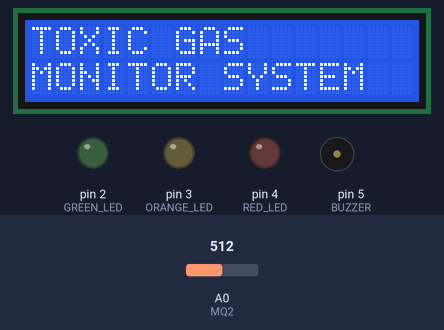
Recording of a sketch running on a simulated Arduino Nano, built with avr-gcc and run on an emulated ATmega328P. Parts: 16×2 character LCD, output pins drawn as LEDs (lit = HIGH), buzzer (waves = sounding, pin HIGH). The test bench sets the inputs (shaded band); at power-on: A0 (MQ2) = 512. The modem accepts every AT command (registered, SIM ready, sends succeed) and sends nothing else; what the sketch prints to the serial monitor is not drawn.

Above: at 0.1 s.
At 2.2 s:
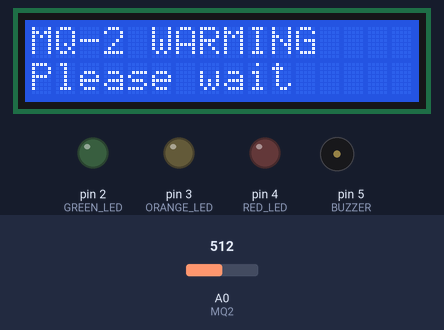
At 12.2 s:
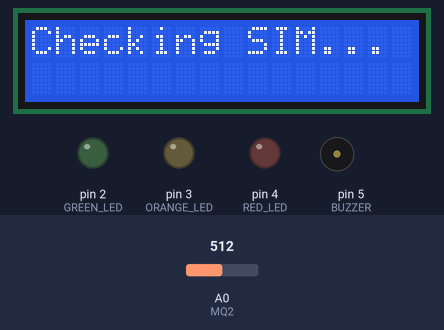
At 17.5 s:
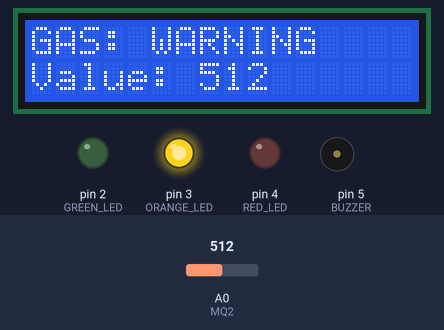
Timing chart, 0 to 40.0 s (numbered marks = the images above):
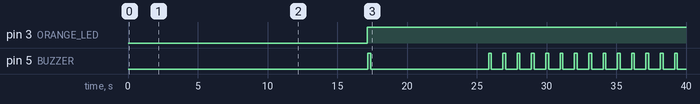

The sketch:

Gas_Detection_Code.ino
```cpp
#include <Wire.h>
#include <LiquidCrystal_I2C.h>
#include <SoftwareSerial.h>

// ==========================================
// LCD
// ==========================================
LiquidCrystal_I2C lcd(0x27, 16, 2);

// ==========================================
// MQ-2
// ==========================================
#define MQ2 A0

// ==========================================
// LEDs
// ==========================================
#define GREEN_LED 2
#define ORANGE_LED 3
#define RED_LED 4

// ==========================================
// BUZZER
// ==========================================
#define BUZZER 5

// ==========================================
// SIM800L
// SIM800L TX -> Nano D6
// SIM800L RX -> Nano D7
// ==========================================
SoftwareSerial sim800(6, 7);

// ==========================================
// PHONE NUMBER
// ==========================================
const char PHONE_NUMBER[] = "YOUR_PHONE_NUMBER";

// ==========================================
// GAS THRESHOLDS
// ==========================================
#define WARNING_LEVEL 300
#define DANGER_LEVEL 600

// ==========================================
// SMS FLAGS
// ==========================================
bool warningSent = false;
bool dangerSent = false;


// ==========================================
// SETUP
// ==========================================
void setup()
{
  Serial.begin(9600);
  sim800.begin(9600);

  // LED pins
  pinMode(GREEN_LED, OUTPUT);
  pinMode(ORANGE_LED, OUTPUT);
  pinMode(RED_LED, OUTPUT);

  // Buzzer
  pinMode(BUZZER, OUTPUT);

  // Turn everything OFF
  digitalWrite(GREEN_LED, LOW);
  digitalWrite(ORANGE_LED, LOW);
  digitalWrite(RED_LED, LOW);
  digitalWrite(BUZZER, LOW);

  // ========================================
  // LCD START
  // ========================================
  lcd.begin(16, 2);
  lcd.backlight();
  lcd.clear();

  lcd.setCursor(0, 0);
  lcd.print("TOXIC GAS");
  lcd.setCursor(0, 1);
  lcd.print("MONITOR SYSTEM");

  delay(2000);

  // ========================================
  // MQ-2 WARMING
  // ========================================
  lcd.clear();
  lcd.setCursor(0, 0);
  lcd.print("MQ-2 WARMING");
  lcd.setCursor(0, 1);
  lcd.print("Please wait");

  delay(10000);

  // ========================================
  // CHECK SIM800L
  // ========================================
  lcd.clear();
  lcd.setCursor(0, 0);
  lcd.print("Checking SIM...");

  if (checkSIM())
  {
    lcd.clear();
    lcd.setCursor(0, 0);
    lcd.print("SIM CONNECTED");
    lcd.setCursor(0, 1);
    lcd.print("SYSTEM READY");
  }
  else
  {
    lcd.clear();
    lcd.setCursor(0, 0);
    lcd.print("SIM ERROR");
    lcd.setCursor(0, 1);
    lcd.print("Check Wiring");
  }

  delay(2000);
  lcd.clear();
}


// ==========================================
// MAIN LOOP
// ==========================================
void loop()
{
  // Read REAL MQ-2 value
  int gasValue = analogRead(MQ2);

  // Serial Monitor
  Serial.print("MQ-2 Value: ");
  Serial.println(gasValue);


  // ========================================
  // SAFE
  // ========================================
  if (gasValue < WARNING_LEVEL)
  {
    digitalWrite(GREEN_LED, HIGH);
    digitalWrite(ORANGE_LED, LOW);
    digitalWrite(RED_LED, LOW);
    digitalWrite(BUZZER, LOW);

    lcd.clear();

    lcd.setCursor(0, 0);
    lcd.print("GAS: SAFE");

    lcd.setCursor(0, 1);
    lcd.print("Value: ");
    lcd.print(gasValue);

    // Reset SMS system
    warningSent = false;
    dangerSent = false;

    delay(1000);
  }


  // ========================================
  // WARNING
  // ========================================
  else if (gasValue >= WARNING_LEVEL &&
           gasValue < DANGER_LEVEL)
  {
    digitalWrite(GREEN_LED, LOW);
    digitalWrite(ORANGE_LED, HIGH);
    digitalWrite(RED_LED, LOW);

    lcd.clear();

    lcd.setCursor(0, 0);
    lcd.print("GAS: WARNING");

    lcd.setCursor(0, 1);
    lcd.print("Value: ");
    lcd.print(gasValue);

    // Buzzer beep
    digitalWrite(BUZZER, HIGH);
    delay(200);
    digitalWrite(BUZZER, LOW);

    // ======================================
    // SEND WARNING SMS ONLY ONCE
    // ======================================
    if (!warningSent)
    {
      sendSMS(
        "WARNING! High gas/smoke level detected by MQ-2. Please check the area immediately."
      );

      warningSent = true;
    }

    delay(800);
  }


  // ========================================
  // DANGER
  // ========================================
  else
  {
    digitalWrite(GREEN_LED, LOW);
    digitalWrite(ORANGE_LED, LOW);
    digitalWrite(RED_LED, HIGH);

    lcd.clear();

    lcd.setCursor(0, 0);
    lcd.print("!!! DANGER !!!");

    lcd.setCursor(0, 1);
    lcd.print("Value: ");
    lcd.print(gasValue);

    // Danger buzzer
    digitalWrite(BUZZER, HIGH);
    delay(500);

    digitalWrite(BUZZER, LOW);
    delay(500);

    // ======================================
    // SEND DANGER SMS ONLY ONCE
    // ======================================
    if (!dangerSent)
    {
      sendSMS(
        "DANGER! Very high gas/smoke level detected by MQ-2. Evacuate the area immediately."
      );

      dangerSent = true;
    }
  }
}


// ==========================================
// CHECK SIM800L
// ==========================================
bool checkSIM()
{
  // Clear old data
  while (sim800.available())
  {
    sim800.read();
  }

  // Send AT command
  sim800.println("AT");

  unsigned long startTime = millis();

  String response = "";

  while (millis() - startTime < 3000)
  {
    if (sim800.available())
    {
      char c = sim800.read();

      response += c;

      Serial.write(c);
    }
  }

  Serial.println();

  // Check response
  if (response.indexOf("OK") >= 0)
  {
    return true;
  }

  return false;
}


// ==========================================
// SEND SMS
// ==========================================
void sendSMS(const char *message)
{
  Serial.println("Sending SMS...");

  // SMS text mode
  sim800.println("AT+CMGF=1");

  delay(1000);

  // Enter phone number
  sim800.print("AT+CMGS=\"");
  sim800.print(PHONE_NUMBER);
  sim800.println("\"");

  delay(1000);

  // Send message
  sim800.print(message);

  delay(500);

  // CTRL + Z
  sim800.write(26);

  delay(5000);

  Serial.println("SMS process completed.");
}
```

Measured:
- by itself, pin 3 (ORANGE_LED): LOW → HIGH at 17.2 s
- by itself, pin 5 (BUZZER): goes HIGH 0.20 s, LOW 8.5 s, 13 × (HIGH 0.20 s, LOW 0.83 s), HIGH 0.20 s, then LOW
- what the display in image 1 shows lasts 10.0 s, from 2.1 s to 12.1 s
- what the display in image 2 shows lasts 3.1 s, from 12.1 s to 15.2 s
